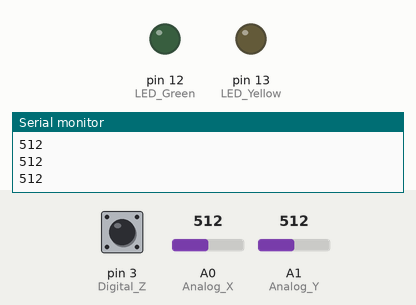
Bench run of a sketch on a simulated Arduino Uno, built with avr-gcc and run on an emulated ATmega328P. On the bench: output pins drawn as LEDs (lit = HIGH), the last lines printed to the serial monitor. Inputs (shaded band) come from the test bench; at power-on: A0 (Analog_X) = 512, pin 3 (Digital_Z) HIGH, A1 (Analog_Y) = 512.

Above: at 1.2 s.
1.3 s: A0 (Analog_X) set to 215
2.8 s: A0 (Analog_X) set to 182
At 3.1 s:
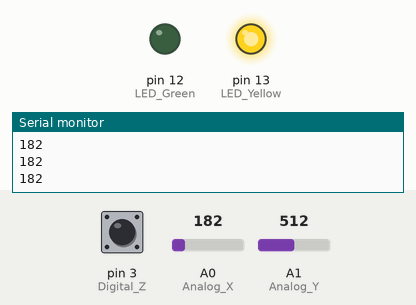
4.3 s: A0 (Analog_X) set to 834
At 5.4 s:
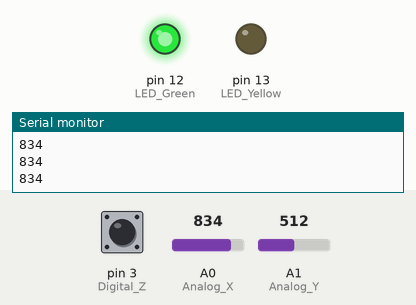
5.8 s: A0 (Analog_X) set to 809
At 6.7 s:
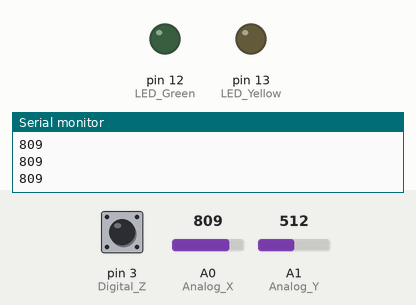
7.3 s: A0 (Analog_X) set to 900
At 7.7 s:
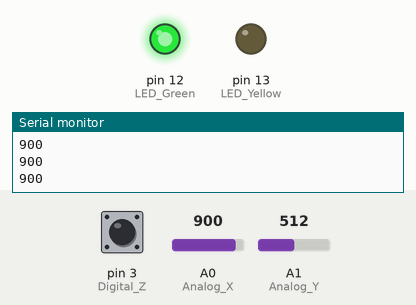
Timing chart, 0 to 9.8 s (numbered marks = the images above; inputs shaded):
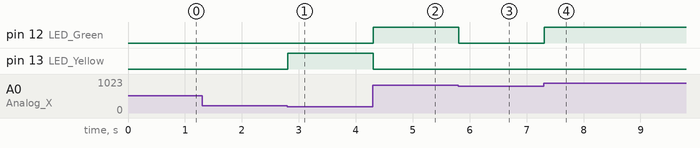

Measured:
- the behaviour switches between 201 and 200 on A0 (Analog_X) (found by bisection; images 0 and 1)
- the behaviour switches between 824 and 823 on A0 (Analog_X) (found by bisection; images 2 and 3)
- after the input at 2.8 s, pin 13 (LED_Yellow): LOW → HIGH at once
- after the input at 4.3 s, pin 12 (LED_Green): LOW → HIGH at once; pin 13 (LED_Yellow): HIGH → LOW at once
- after the input at 5.8 s, pin 12 (LED_Green): HIGH → LOW at once
- after the input at 7.3 s, pin 12 (LED_Green): LOW → HIGH at once

The sketch:

sketch_nov10b.ino
```cpp
int Analog_X = A0;
int Analog_Y = A1;
int Digital_Z = 3;
#define LED_Yellow 13
#define LED_Green 12

void setup()
{
  Serial.begin(9600);
  pinMode(Analog_X, INPUT);
  pinMode(Analog_Y, INPUT);
  pinMode(Digital_Z, INPUT_PULLUP);
  pinMode(LED_Yellow, OUTPUT);
  pinMode(LED_Green, OUTPUT);
}

void loop()
{
  int val_X_A0;
  int val_Y_A1;
  int val_Z_13;

  val_X_A0 = analogRead(Analog_X);
  val_Y_A1 = analogRead(Analog_Y);
  val_Z_13 = digitalRead(Digital_Z);
  Serial.println(val_X_A0);

  if(val_X_A0 < 1024 && val_X_A0 >= 0)
  {
    if(val_X_A0 >= 824) {
      digitalWrite(LED_Yellow, LOW);
      digitalWrite(LED_Green, HIGH);
    }

    else if(val_X_A0 <= 200) {
      digitalWrite(LED_Yellow, HIGH);
      digitalWrite(LED_Green, LOW);
    }

    else {
      digitalWrite(LED_Yellow, LOW);
      digitalWrite(LED_Green, LOW);
    }
  }

  else
  {
    digitalWrite(LED_Yellow, LOW);
    digitalWrite(LED_Green, LOW);
  }


}
```
